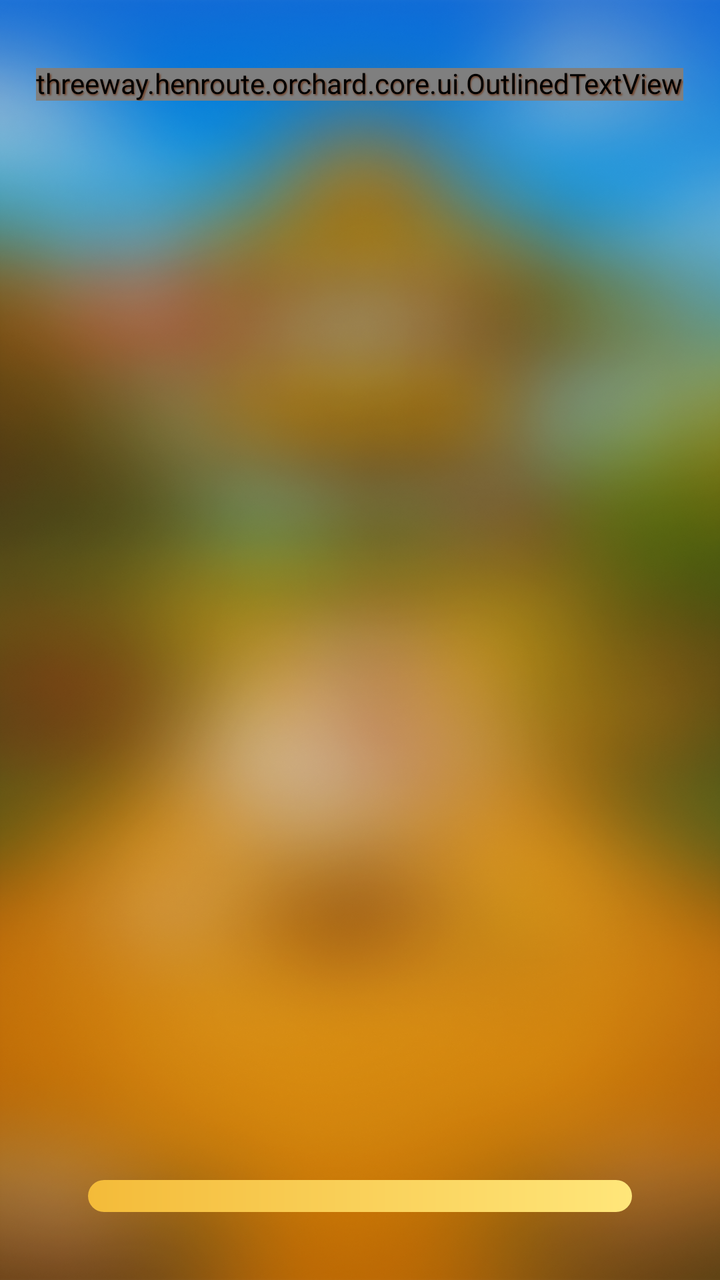
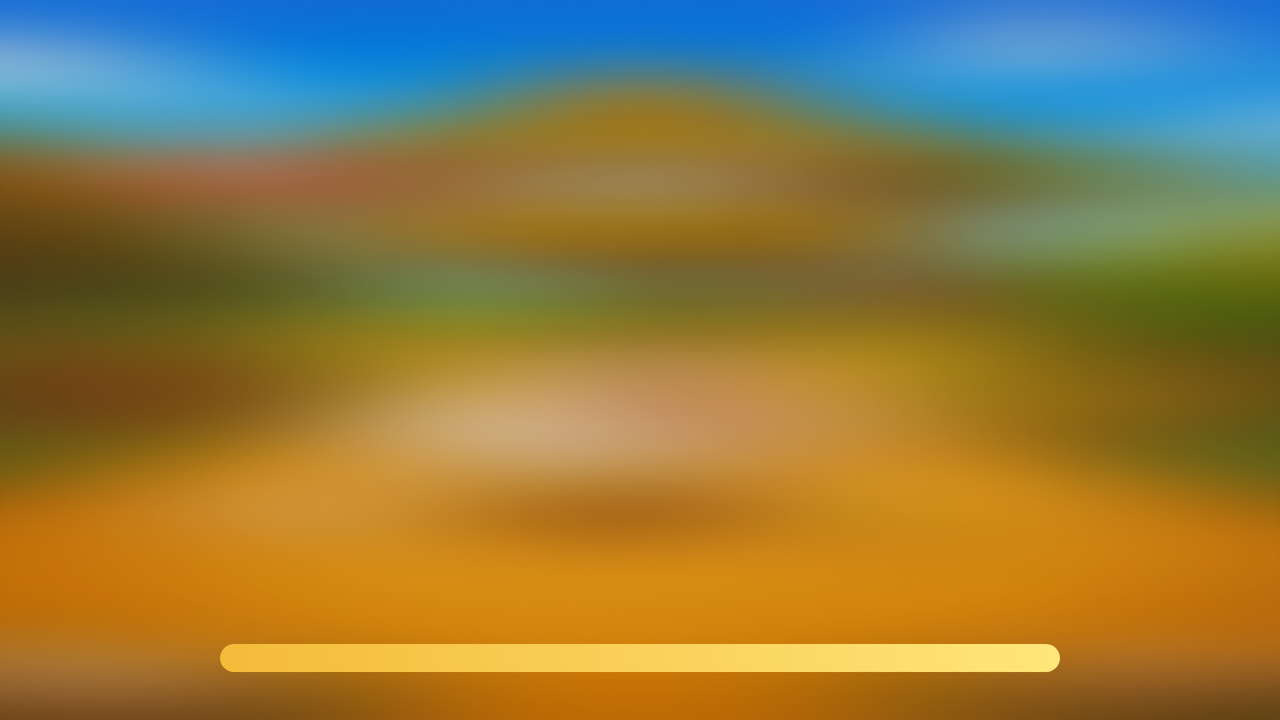

The same Android screen from two of the app's own layout files: first res/layout/ as a phone draws it, then the repository's variant for another configuration, drawn on a device whose configuration selects that folder. Both files follow.
<!-- AndroidManifest.xml: application theme Theme.ThreeWayHen -->
<!-- res/layout/splash_fragment.xml -->
<FrameLayout xmlns:android="http://schemas.android.com/apk/res/android"
    android:layout_width="match_parent"
    android:layout_height="match_parent">

    <ImageView
        android:layout_width="match_parent"
        android:layout_height="match_parent"
        android:contentDescription="@string/splash_image_description"
        android:scaleType="centerCrop"
        android:src="@drawable/splash_bg" />

    <threeway.henroute.orchard.core.ui.OutlinedTextView
        style="@style/HenTextView"
        android:layout_width="wrap_content"
        android:layout_height="wrap_content"
        android:layout_gravity="top|center_horizontal"
        android:layout_marginTop="34dp"
        android:gravity="center"
        android:text="@string/menu_title"
        android:textSize="31sp" />

    <FrameLayout
        android:layout_width="match_parent"
        android:layout_height="16dp"
        android:layout_gravity="bottom|center_horizontal"
        android:layout_marginStart="44dp"
        android:layout_marginEnd="44dp"
        android:layout_marginBottom="34dp"
        android:background="@drawable/bg_progress_track">

        <View
            android:id="@+id/progressBarFillView"
            android:layout_width="match_parent"
            android:layout_height="match_parent"
            android:background="@drawable/bg_progress_fill"
            android:pivotX="0" />
    </FrameLayout>
</FrameLayout>
<!-- resources referenced by this layout -->
<resources>
  <!-- drawable bg_progress_fill (drawable) -->
  <shape xmlns:android="http://schemas.android.com/apk/res/android" android:shape="rectangle"><gradient android:angle="0" android:startColor="#F4BB39" android:endColor="#FFE67A"/><corners android:radius="8dp"/></shape>
  <!-- drawable bg_progress_track (drawable) -->
  <shape xmlns:android="http://schemas.android.com/apk/res/android" android:shape="rectangle"><solid android:color="#5B6B573B"/><corners android:radius="8dp"/></shape>
  <string name="menu_title">THREE WAY HEN</string>
  <string name="splash_image_description">Three Way Hen illustration</string>
  <style name="HenTextView" parent="@style/Widget.AppCompat.TextView">
          <item name="android:textColor">@color/white</item>
          <item name="android:fontFamily">@font/inter_18pt_black</item>
          <item name="fontFamily">@font/inter_18pt_black</item>
          <item name="android:includeFontPadding">false</item>
          <item name="android:shadowColor">@color/hen_brown</item>
          <item name="android:shadowDx">1.5</item>
          <item name="android:shadowDy">2</item>
          <item name="android:shadowRadius">1.5</item>
      </style>
  <!-- from res/values-v27/ -->
  <style name="Theme.ThreeWayHen" parent="Theme.MaterialComponents.DayNight.NoActionBar">
          <item name="colorPrimary">@color/hen_green</item>
          <item name="colorPrimaryVariant">@color/hen_green_dark</item>
          <item name="colorOnPrimary">@color/white</item>
          <item name="colorSecondary">@color/hen_yellow</item>
          <item name="colorOnSecondary">@color/hen_brown</item>
          <item name="android:statusBarColor">@color/transparent</item>
          <item name="android:navigationBarColor">@color/transparent</item>
          <item name="android:windowBackground">@drawable/screen_common_bg</item>
          <item name="android:windowLightStatusBar">false</item>
          <item name="android:windowLightNavigationBar">false</item>
          <item name="android:fontFamily">@font/inter_18pt_black</item>
          <item name="fontFamily">@font/inter_18pt_black</item>
          <item name="android:textViewStyle">@style/HenTextView</item>
          <item name="android:buttonStyle">@style/HenButton</item>
          <item name="buttonStyle">@style/HenButton</item>
      </style>
  <color name="white">#FFFFFF</color>
  <color name="hen_brown">#704229</color>
  <color name="hen_green">#5D913F</color>
  <color name="hen_green_dark">#39652F</color>
  <color name="hen_yellow">#F4C34C</color>
  <color name="transparent">#00000000</color>
  <!-- drawable screen_common_bg: webp bitmap (drawable-nodpi, 869596 bytes) -->
  <style name="HenButton" parent="@style/Widget.AppCompat.Button">
          <item name="android:textColor">@color/white</item>
          <item name="android:textAllCaps">true</item>
          <item name="android:fontFamily">@font/inter_18pt_black</item>
          <item name="fontFamily">@font/inter_18pt_black</item>
          <item name="android:includeFontPadding">false</item>
          <item name="android:background">@drawable/default_button_bg</item>
          <item name="android:backgroundTint">@null</item>
          <item name="backgroundTint">@null</item>
          <item name="android:minHeight">48dp</item>
          <item name="android:paddingLeft">16dp</item>
          <item name="android:paddingRight">16dp</item>
          <item name="android:stateListAnimator">@null</item>
      </style>
  <!-- drawable default_button_bg: webp bitmap (drawable-nodpi, 64644 bytes) -->
</resources>
<!-- res/layout-land/splash_fragment.xml (the repository's variant of the layout above) -->
<!-- drawn on the phone turned sideways -->
<FrameLayout xmlns:android="http://schemas.android.com/apk/res/android"
    android:layout_width="match_parent"
    android:layout_height="match_parent">

    <ImageView
        android:layout_width="match_parent"
        android:layout_height="match_parent"
        android:contentDescription="@string/splash_image_description"
        android:scaleType="centerCrop"
        android:src="@drawable/splash_horizontal_bg" />

    <FrameLayout
        android:layout_width="420dp"
        android:layout_height="14dp"
        android:layout_gravity="bottom|center_horizontal"
        android:layout_marginBottom="24dp"
        android:background="@drawable/bg_progress_track">

        <View
            android:id="@+id/progressBarFillView"
            android:layout_width="match_parent"
            android:layout_height="match_parent"
            android:background="@drawable/bg_progress_fill"
            android:pivotX="0" />
    </FrameLayout>
</FrameLayout>
<!-- resources referenced by the variant -->
<!-- as the phone turned sideways resolves them -->
<resources>
  <!-- drawable bg_progress_fill (drawable) -->
  <shape xmlns:android="http://schemas.android.com/apk/res/android" android:shape="rectangle"><gradient android:angle="0" android:startColor="#F4BB39" android:endColor="#FFE67A"/><corners android:radius="8dp"/></shape>
  <!-- drawable bg_progress_track (drawable) -->
  <shape xmlns:android="http://schemas.android.com/apk/res/android" android:shape="rectangle"><solid android:color="#5B6B573B"/><corners android:radius="8dp"/></shape>
  <string name="splash_image_description">Three Way Hen illustration</string>
  <!-- from res/values-v27/ -->
  <style name="Theme.ThreeWayHen" parent="Theme.MaterialComponents.DayNight.NoActionBar">
          <item name="colorPrimary">@color/hen_green</item>
          <item name="colorPrimaryVariant">@color/hen_green_dark</item>
          <item name="colorOnPrimary">@color/white</item>
          <item name="colorSecondary">@color/hen_yellow</item>
          <item name="colorOnSecondary">@color/hen_brown</item>
          <item name="android:statusBarColor">@color/transparent</item>
          <item name="android:navigationBarColor">@color/transparent</item>
          <item name="android:windowBackground">@drawable/screen_common_bg</item>
          <item name="android:windowLightStatusBar">false</item>
          <item name="android:windowLightNavigationBar">false</item>
          <item name="android:fontFamily">@font/inter_18pt_black</item>
          <item name="fontFamily">@font/inter_18pt_black</item>
          <item name="android:textViewStyle">@style/HenTextView</item>
          <item name="android:buttonStyle">@style/HenButton</item>
          <item name="buttonStyle">@style/HenButton</item>
      </style>
  <color name="hen_green">#5D913F</color>
  <color name="hen_green_dark">#39652F</color>
  <color name="white">#FFFFFF</color>
  <color name="hen_yellow">#F4C34C</color>
  <color name="hen_brown">#704229</color>
  <color name="transparent">#00000000</color>
  <!-- drawable screen_common_bg: webp bitmap (drawable-nodpi, 869596 bytes) -->
  <style name="HenTextView" parent="@style/Widget.AppCompat.TextView">
          <item name="android:textColor">@color/white</item>
          <item name="android:fontFamily">@font/inter_18pt_black</item>
          <item name="fontFamily">@font/inter_18pt_black</item>
          <item name="android:includeFontPadding">false</item>
          <item name="android:shadowColor">@color/hen_brown</item>
          <item name="android:shadowDx">1.5</item>
          <item name="android:shadowDy">2</item>
          <item name="android:shadowRadius">1.5</item>
      </style>
  <style name="HenButton" parent="@style/Widget.AppCompat.Button">
          <item name="android:textColor">@color/white</item>
          <item name="android:textAllCaps">true</item>
          <item name="android:fontFamily">@font/inter_18pt_black</item>
          <item name="fontFamily">@font/inter_18pt_black</item>
          <item name="android:includeFontPadding">false</item>
          <item name="android:background">@drawable/default_button_bg</item>
          <item name="android:backgroundTint">@null</item>
          <item name="backgroundTint">@null</item>
          <item name="android:minHeight">48dp</item>
          <item name="android:paddingLeft">16dp</item>
          <item name="android:paddingRight">16dp</item>
          <item name="android:stateListAnimator">@null</item>
      </style>
  <!-- drawable default_button_bg: webp bitmap (drawable-nodpi, 64644 bytes) -->
</resources>
